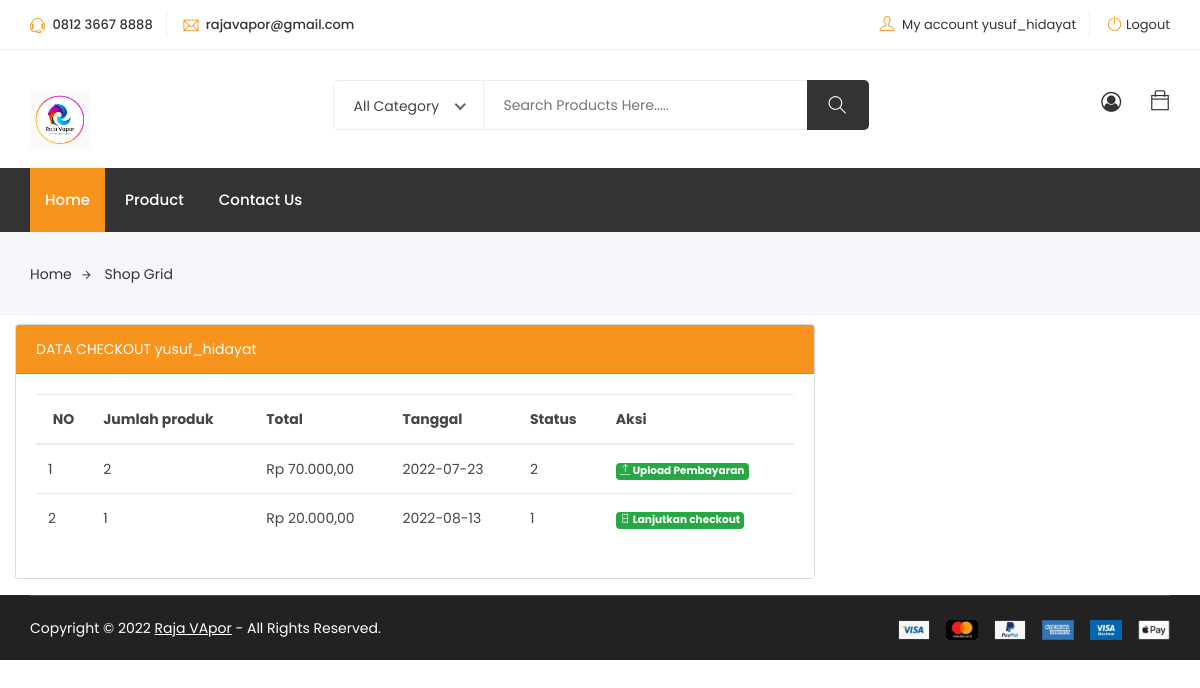
The app's page /checkout/index.php (signed in), older data.
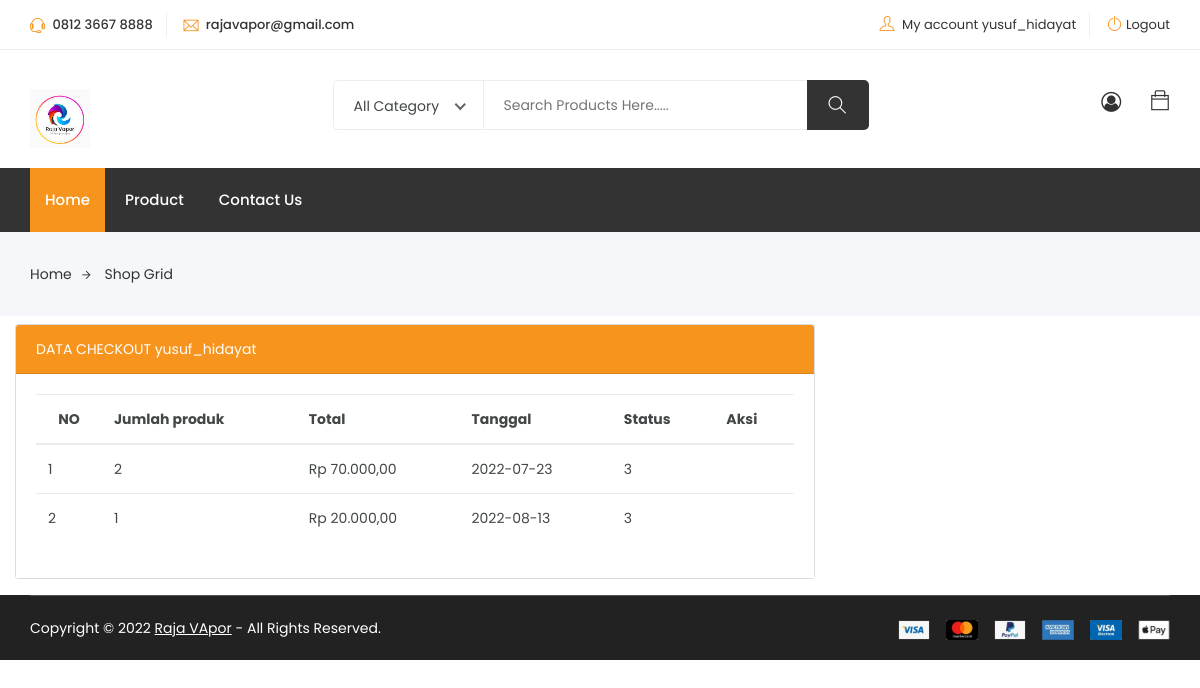
The same page, newer data.
### tables this page shows
CREATE TABLE `checkout` (
  `id_checkout` int(11) NOT NULL,
  `tanggal_transaksi` date DEFAULT NULL,
  `tanggal_kadaluarsa` date DEFAULT NULL,
  `status_transaksi` int(11) DEFAULT NULL,
  `jumlah_checkout` int(11) NOT NULL,
  `id_keranjang` varchar(225) NOT NULL,
  `id_user` int(11) DEFAULT NULL
);

### function.php (called while the page is built, shortened)
<?php
    $url_assets = "http://localhost/201753028/assets/";
    function base_url($urlparam){
        $url = "http://localhost/201753028/".$urlparam;
        return $url;
    }
    function rupiah($angka)
    {
        $hasil_rupiah = "Rp " . number_format($angka, 2, ',', '.');
        return $hasil_rupiah;
    }
    function querybanyak($query){
        $mysqli = new mysqli("localhost","root","","201753028");
        return $mysqli->query($query);
    }
    function querysatudata($query){
        $koneksi = mysqli_connect("localhost","root","","201753028");
        $query_cek = mysqli_query($koneksi, $query);
        return mysqli_fetch_array($query_cek, MYSQLI_BOTH);
    }

### checkout/checkout.php (the view)
<div class="col-lg-9 col-md-8 col-12">
	<div class="card bg-light mb-3 mt-2" style="max-width: 50rem;">
		<div class="card-header" style="background-color: #F7941D; color:#fff;">
			DATA CHECKOUT <?= $_SESSION['username'] ?>
		</div>
		<div class="card-body bg-white">
			<?php
			$username = $_SESSION['username'];
			$profile = querysatudata("SELECT * FROM user WHERE username = '$username' ");
			?>
			<table class="table">
				<thead>
					<tr>
						<th class="text-center">NO</th>
						<th>Jumlah produk</th>
						<th>Total</th>
						<th>Tanggal</th>
						<th>Status</th>
						<th>Aksi</th>
					</tr>
				</thead>
				<tbody>
					<?php
					$no = 1;
					$checkouts = querybanyak('SELECT * FROM checkout WHERE id_user = ' . $profile['id_user'] . '');
					foreach ($checkouts as $checkout) { ?>
						<tr>
							<td><?= $no ?></td>
							<td>
								<?php
									$explode_id_keranjang = explode(",",$checkout['id_keranjang']);
									echo count($explode_id_keranjang);
								?>
							</td>
							<td><?= rupiah($checkout['jumlah_checkout'])  ?></td>
							<td><?= $checkout['tanggal_transaksi']  ?></td>
							<td><?= $checkout['status_transaksi']  ?></td>
							<td>
								<?php if( $checkout['status_transaksi'] == 1){ ?>
                                    <a href="<?= base_url('checkout/index.php?halaman=checkout_prosess&id_checkout=').$checkout['id_checkout'] ?>" target="_blank" class="single-icon badge btn-success text-white"><i class="ti-ticket"></i> <span class="total-count">Lanjutkan checkout</span></a>
								<?php }elseif( $checkout['status_transaksi'] == 2){ ?>
									<?php
										$pembayaran = querysatudata("SELECT * FROM pembayaran WHERE id_checkout = ".$checkout['id_checkout']." ");
									?>
                                    <a href="<?= base_url('pembayaran/index.php?halaman=pembayaran_upload&id_pembayaran=').$pembayaran['id_pembayaran'] ?>" target="_blank" class="single-icon badge btn-success text-white"><i class="ti-upload"></i> <span class="total-count">Upload Pembayaran</span></a>
								<?php }?>
							</td>
						</tr>
					<?php $no++;
					}
					?>
				</tbody>
			</table>
		</div>
	</div>
</div>

### templates/header.php (shortened to what this page needs)
<!DOCTYPE html>
<html lang="zxx">
<head>
	<link rel="stylesheet" href="<?= $url_assets . "eshop/eshop/" ?>css/bootstrap.css">
	<link rel="stylesheet" href="<?= $url_assets . "eshop/eshop/" ?>css/magnific-popup.min.css">
	<link rel="stylesheet" href="<?= $url_assets . "eshop/eshop/" ?>css/font-awesome.css">
	<link rel="stylesheet" href="<?= $url_assets . "eshop/eshop/" ?>css/jquery.fancybox.min.css">
	<link rel="stylesheet" href="<?= $url_assets . "eshop/eshop/" ?>css/themify-icons.css">
	<link rel="stylesheet" href="<?= $url_assets . "eshop/eshop/" ?>css/niceselect.css">
	<link rel="stylesheet" href="<?= $url_assets . "eshop/eshop/" ?>css/animate.css">
	<link rel="stylesheet" href="<?= $url_assets . "eshop/eshop/" ?>css/flex-slider.min.css">
	<link rel="stylesheet" href="<?= $url_assets . "eshop/eshop/" ?>css/owl-carousel.css">
	<link rel="stylesheet" href="<?= $url_assets . "eshop/eshop/" ?>css/slicknav.min.css">
	<link rel="stylesheet" href="<?= $url_assets . "eshop/eshop/" ?>css/reset.css">
	<link rel="stylesheet" href="<?= $url_assets . "eshop/eshop/" ?>style.css">
	<link rel="stylesheet" href="<?= $url_assets . "eshop/eshop/" ?>css/responsive.css">
</head>
<body class="js">
	<header class="header shop">
		<div class="topbar">
			<div class="container">
				<div class="row">
					<div class="col-lg-4 col-md-12 col-12">
						<div class="top-left">
							<ul class="list-main">
								<li><i class="ti-headphone-alt"></i> 0812 3667 8888</li>
								<li><i class="ti-email"></i> rajavapor@gmail.com</li>
							</ul>
						</div>
					</div>
					<div class="col-lg-8 col-md-12 col-12">
						<div class="right-content">
							<ul class="list-main">
								<?php if (isset($_SESSION['id_user'])) { ?>
									<li>
										<i class="ti-user"></i>
										<a href="#">My account <?= $_SESSION['username']; ?> </a>
									</li>
									<li><i class="ti-power-off"></i><a href="<?= base_url('logout.php') ?>">Logout</a></li>
								<?php } ?>
							</ul>
						</div>
					</div>
				</div>
			</div>
		</div>
		<div class="middle-inner">
			<div class="container">
				<div class="row">
					<div class="col-lg-2 col-md-2 col-12">
						<div class="logo">
							<a href="/201753028/"><img src="<?= $url_assets . "eshop/eshop/" ?>images/rajavapor.png" width="60px" style="" alt="logo"></a>
						</div>
					</div>
					<div class="col-lg-8 col-md-7 col-12">
						<div class="search-bar-top">
							<div class="search-bar">
								<form action="<?= base_url('search.php') ?>" method="GET">
									<input name="search" placeholder="Search Products Here....." type="search">
									<button class="btnn"><i class="ti-search"></i></button>
								</form>
							</div>
						</div>
					</div>
					<div class="col-lg-2 col-md-3 col-12">
						<div class="right-bar">
							<?php if (isset($_SESSION['id_user'])) { ?>
								<div class="sinlge-bar">
									<?php if($_SESSION['hakakses'] ==  4){ ?>
										<a href="http://localhost/201753028/shop/user/index.php" class="single-icon"><i class="fa fa-user-circle-o" aria-hidden="true"></i></a>
									<?php }elseif($_SESSION['hakakses'] < 4){ ?>
										<a href="http://localhost/201753028/vapor/index.php?halaman=beranda" class="single-icon"><i class="fa fa-user-circle-o" aria-hidden="true"></i></a>
									<?php }	?>
								</div>
							<?php } else { ?>
								<div class="sinlge-bar">
									<a href="<?= base_url('?halaman=login') ?>" class="single-icon"><i class="fa fa-user-circle-o" aria-hidden="true"></i></a>
								</div>
							<?php } ?>
							<div class="sinlge-bar shopping">
								<a href="#" class="single-icon"><i class="ti-bag"></i>
								</a>
							</div>
						</div>
					</div>
				</div>
			</div>
		</div>
		<div class="header-inner">
			<div class="container">
				<div class="cat-nav-head">
					<div class="row">
						<div class="col-12">
							<div class="menu-area">
								<nav class="navbar navbar-expand-lg">
									<div class="navbar-collapse">
										<div class="nav-inner">
											<ul class="nav main-menu menu navbar-nav">
												<li class="active"><a href="<?= base_url('') ?>">Home</a></li>
												<li><a href="<?= base_url('') ?>">Product</a></li>
												<li><a href="<?= base_url('index.php?halaman=contact') ?>">Contact Us</a></li>
											</ul>
										</div>
									</div>
								</nav>
							</div>
						</div>
					</div>
				</div>
			</div>
		</div>
	</header>
	<div class="breadcrumbs" style="margin-bottom:0%;">
		<div class="container">
			<div class="row">
				<div class="col-12">
					<div class="bread-inner">
						<ul class="bread-list">
							<li><a href="index1.html">Home<i class="ti-arrow-right"></i></a></li>
							<li class="active"><a href="blog-single.html">Shop Grid</a></li>
						</ul>
					</div>
				</div>
			</div>
		</div>
	</div>

### checkout/index.php (shortened to what this page needs)
<?php
    include '../function.php';
    include '../templates/header.php';
?>
    <?php
        if(isset($_GET['halaman'])){
            $hal = $_GET['halaman'];
            switch ($hal){
                case 'checkout':
                    include "checkout.php";
                break;
                default:
                    include "checkout.php";
                break;
            }
        }
        else{
            include "checkout.php";
        }
    ?>
<?php
    include '../templates/footer.php';
?>

### templates/footer.php (shortened to what this page needs)
    <footer class="footer">
		<div class="copyright">
			<div class="container">
				<div class="inner">
					<div class="row">
						<div class="col-lg-6 col-12">
							<div class="left">
								<p>Copyright © <?= date('Y') ?> <a href="/201753028/" target="_blank">Raja VApor</a>  -  All Rights Reserved.</p>
							</div>
						</div>
						<div class="col-lg-6 col-12">
							<div class="right">
								<img src="images/payments.png" alt="#">
							</div>
						</div>
					</div>
				</div>
			</div>
		</div>
	</footer>
</body>
</html>

Row changes from the older to the newer data that the page shows:
changed checkout "Rp 70.000,00": status_transaksi "2" → "3"; no longer shows "Upload Pembayaran"
changed checkout "Rp 20.000,00": status_transaksi "1" → "3"; no longer shows "Lanjutkan checkout"
